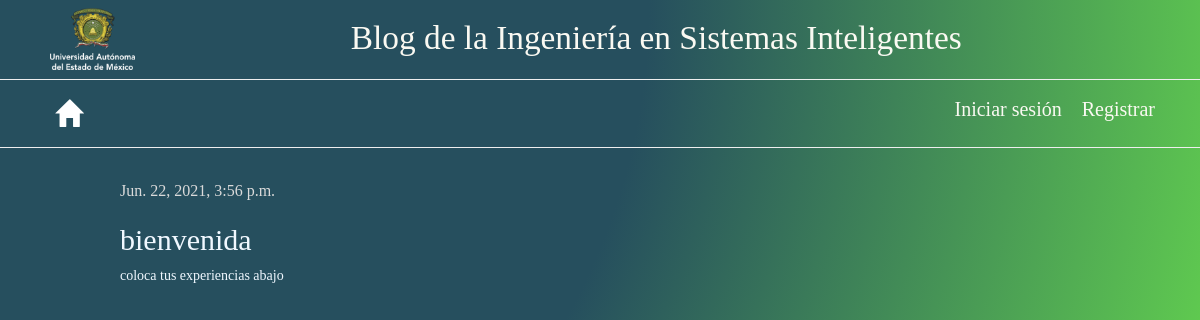
The app's page /post/1/ with its own data.
### blog/models.py (models this page shows, shortened)
class Post(models.Model):
    author = models.ForeignKey('auth.User', on_delete=models.CASCADE)
    title = models.CharField(max_length=200)
    text = models.TextField()
    created_date = models.DateTimeField(
            default=timezone.now)
    published_date = models.DateTimeField(
            blank=True, null=True)

### blog/views.py (the view)
# urls.py: path('post/<int:pk>/', views.post_detail, name='post_detail'),
def post_detail(request, pk):
    post = get_object_or_404(Post, pk=pk)
    return render(request, 'blog/post_detail.html', {'post': post})

### blog/templates/blog/post_detail.html (shortened to what this page needs)
{% extends 'blog/base.html' %}
{%load static%}
{% block content %}
    <head>
        <link rel="stylesheet" href="{% static 'css/edicion.css' %}">
    </head>
    <body>
        <div class="post">
            {% if post.published_date %}
                <div class="date">
                    {{ post.published_date }}
                </div>
            {% endif %}
            <h2 class="titulo">{{ post.title }}</h2>
            <p class="texto">{{ post.text|linebreaksbr }}</p>
        </div>
    </body>
{% endblock %}

### blog/static/css/blog.css (style rules this page uses)
body { font-family: 'Century Gothic'; min-height: 100vh; margin:0; background: radial-gradient(circle at 0 0,#264f5e 45%,#72f24b); padding: 180px 20px 0; }

### blog/static/css/edicion.css (style rules this page uses)
* { margin: 0; padding: 0; }
.post { margin-left: 100px; }
.titulo, .texto { color: aliceblue; }
.date { color: #dadada; font-size: 16px; }
.post { margin-bottom: 70px; }

### records on screen
Post: published_date "Jun. 22, 2021, 3:56 p.m.", title "bienvenida", text "coloca tus experiencias abajo"
